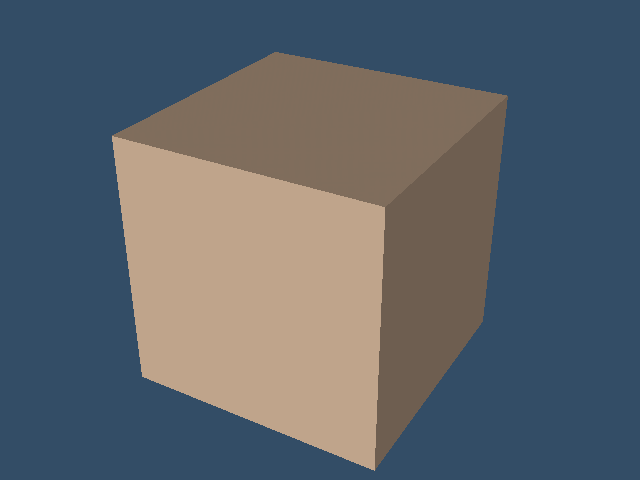

The Python source for this figure:
#!/usr/bin/env python

# Construct and render a hexahedron using vtkHexahedron.

# Factory overrides: importing these modules registers the OpenGL rendering
# and interaction style implementations for vtkRenderingCore factory classes.
import vtkmodules.vtkInteractionStyle  # noqa: F401
import vtkmodules.vtkRenderingOpenGL2  # noqa: F401
# VTK pipeline classes used in this example
from vtkmodules.vtkCommonCore import vtkPoints
from vtkmodules.vtkCommonDataModel import (
    vtkHexahedron,
    vtkUnstructuredGrid,
)
from vtkmodules.vtkRenderingCore import (
    vtkActor,
    vtkDataSetMapper,
    vtkRenderWindow,
    vtkRenderWindowInteractor,
    vtkRenderer,
)

# Colors (normalized RGB)
peach_puff_rgb = (1.0, 0.855, 0.725)
background_rgb = (0.2, 0.302, 0.4)

# Data: 8 vertices of a unit hexahedron (two faces in CCW order from outside)
points = vtkPoints()
points.InsertNextPoint(0.0, 0.0, 0.0)
points.InsertNextPoint(1.0, 0.0, 0.0)
points.InsertNextPoint(1.0, 1.0, 0.0)
points.InsertNextPoint(0.0, 1.0, 0.0)
points.InsertNextPoint(0.0, 0.0, 1.0)
points.InsertNextPoint(1.0, 0.0, 1.0)
points.InsertNextPoint(1.0, 1.0, 1.0)
points.InsertNextPoint(0.0, 1.0, 1.0)

# Cell: create a hexahedron referencing the 8 points
hexahedron = vtkHexahedron()
hexahedron.GetPointIds().SetId(0, 0)
hexahedron.GetPointIds().SetId(1, 1)
hexahedron.GetPointIds().SetId(2, 2)
hexahedron.GetPointIds().SetId(3, 3)
hexahedron.GetPointIds().SetId(4, 4)
hexahedron.GetPointIds().SetId(5, 5)
hexahedron.GetPointIds().SetId(6, 6)
hexahedron.GetPointIds().SetId(7, 7)

# Unstructured grid: store the hexahedron cell
unstructured_grid = vtkUnstructuredGrid()
unstructured_grid.SetPoints(points)
unstructured_grid.InsertNextCell(hexahedron.GetCellType(), hexahedron.GetPointIds())

# Mapper: map the unstructured grid to graphics primitives
mapper = vtkDataSetMapper()
mapper.SetInputData(unstructured_grid)

# Actor: set visual properties and color
actor = vtkActor()
actor.SetMapper(mapper)
actor.GetProperty().SetColor(peach_puff_rgb)

# Renderer: assemble the scene
renderer = vtkRenderer()
renderer.AddActor(actor)
renderer.SetBackground(background_rgb)

# Window: display the rendered scene
render_window = vtkRenderWindow()
render_window.AddRenderer(renderer)
render_window.SetWindowName("hexahedron")
render_window.SetMultiSamples(0)
render_window.SetSize(640, 480)

# Interactor: handle mouse and keyboard events
render_window_interactor = vtkRenderWindowInteractor()
render_window_interactor.SetRenderWindow(render_window)

# Scene: configure the camera
renderer.ResetCamera()
renderer.GetActiveCamera().Azimuth(30)
renderer.GetActiveCamera().Elevation(30)

# Start: launch the interactive visualization
render_window_interactor.Initialize()
render_window_interactor.Start()
